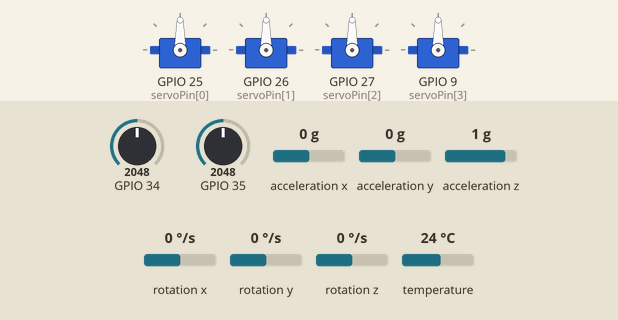
Simulated run of this sketch. Board: ESP32. Shown: 4 × servo. Inputs (shaded band) come from the test bench; at power-on: GPIO 35 = 2048, GPIO 34 = 2048, acceleration x 0 g, acceleration y 0 g, acceleration z 1 g, rotation x 0 °/s, rotation y 0 °/s, rotation z 0 °/s, temperature 24 °C. What the sketch prints to the serial monitor is not drawn.

Above: at 8.6 s.
8.7 s: GPIO 35 set to 2866
At 9.9 s:
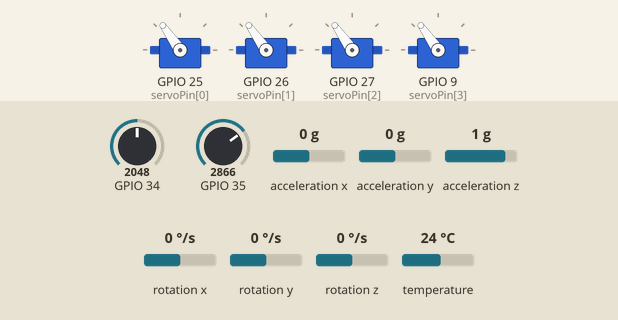
10.2 s: GPIO 35 set to 3972
At 11.1 s:
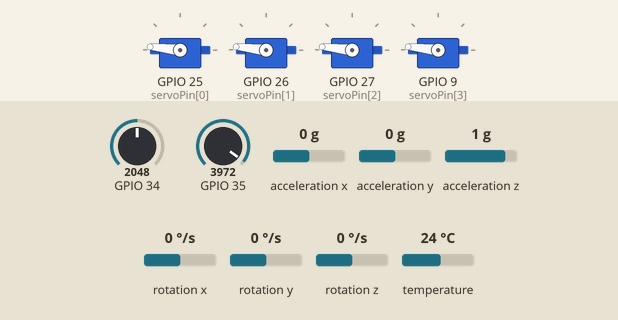
11.7 s: GPIO 35 set to 1228
At 12.2 s:
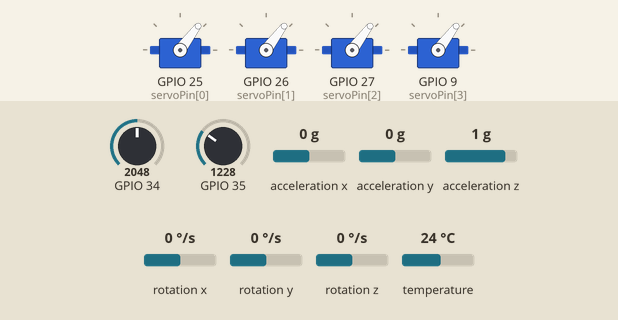
13.2 s: GPIO 35 set to 122
At 14.4 s:
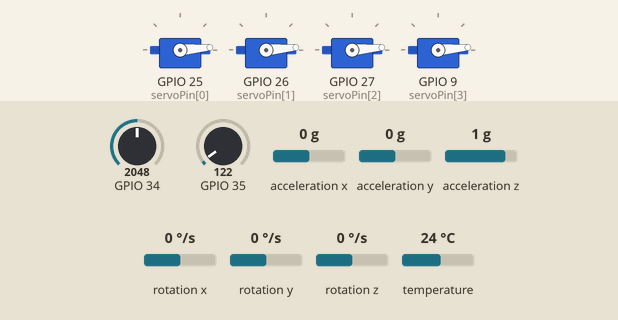
Timing chart, 0 to 15.7 s (numbered marks = the images above; inputs shaded):
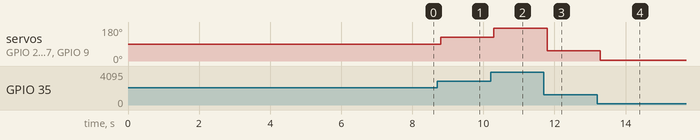

The sketch:

Simple_Single_Motor_PID.ino
```cpp
#include <ESP32Servo.h>
#include <Adafruit_MPU6050.h>
#include <Adafruit_Sensor.h>
#include <Wire.h>

// General

int startingDelay = 3000; // Time before loop starts

// Ali Servo

int servoPin[4] = {25,26,27,9};  // ESP32 pins to be used for the motors
Servo servoMotor[4];             // Starting from top left motor, clockwise, create the motor objects

int percentVoltage = 0; // Initialisation of %voltage given to the motors

// GY-521 Gyroscope

Adafruit_MPU6050 mpu; // Create the gyroscope object

float tempGyro;

float rateCalibrationX; //
float rateCalibrationY; // Used to initialise the gyroscope
float rateCalibrationZ; //

int rateCalibrationMax = 2000; // How many measurements will be used to initialise the gyroscope

float calibrationX = -0.05; //
float calibrationY = 0.01;  // Fixed values expressing the sensor's slant // TBD Change them when fitting the sensor in new chassis
float calibrationZ = -0.01; //

float accelerationX; //
float accelerationY; // Acceleration per axis
float accelerationZ; //

float gyroX; //
float gyroY; // Speed per axis
float gyroZ; //

void setup() {
  Serial.begin(115200);

  for (int i=0; i<4; i++) {
    servoMotor[i].attach(servoPin[i],1000,2000);     // Attaches the servos on each ESP32 pin
    servoMotor[i].write(90); // 0 - 180 -> 0% - 100% // Provides a "neutral" pulse. The ESC won't start without this.
  }

  initialiseGyro();

  delay(startingDelay);
  //Serial.print("Time ");
  //Serial.print("Gradient ");
  //Serial.print("%Voltage ");
  //Serial.println();
}

void loop() {
  getGyro();

  Serial.print("Temperature:");
  Serial.print(tempGyro);
  Serial.print("\tx-acceleration:");
  Serial.print(accelerationX);
  Serial.print("\ty-acceleration:");
  Serial.print(accelerationY);
  Serial.print("\tz-acceleration:");
  Serial.print(accelerationZ);
  Serial.print("\tx-gyro:");
  Serial.print(gyroX);
  Serial.print("\ty-gyro:");
  Serial.print(gyroY);
  Serial.print("\tz-gyro:");
  Serial.println(gyroZ);

  manualControl();
  delay(100);
}

void initialiseGyro() {
  if (!mpu.begin()) {
    Serial.println("Failed to find MPU6050 chip");
  }

  mpu.setAccelerometerRange(MPU6050_RANGE_16_G);
  mpu.setGyroRange(MPU6050_RANGE_250_DEG);
  mpu.setFilterBandwidth(MPU6050_BAND_21_HZ);

  for ( int rateCalibrationAmount = 0; rateCalibrationAmount<rateCalibrationMax; rateCalibrationAmount++) {
    sensors_event_t a, g, temp;
    mpu.getEvent(&a, &g, &temp);
    rateCalibrationX += a.acceleration.x;
    rateCalibrationY += a.acceleration.y;
    rateCalibrationZ += a.acceleration.z;
  }

  rateCalibrationX /= rateCalibrationMax;
  rateCalibrationY /= rateCalibrationMax;
  rateCalibrationZ /= rateCalibrationMax;
}

void getGyro() {
  sensors_event_t a, g, temp;
  mpu.getEvent(&a, &g, &temp);

  tempGyro = temp.temperature;

  accelerationX = a.acceleration.x-rateCalibrationX;
  accelerationY = a.acceleration.y-rateCalibrationY;
  accelerationZ = a.acceleration.z-rateCalibrationZ;

  gyroX = g.gyro.x-calibrationX;
  gyroY = g.gyro.y-calibrationY;
  gyroZ = g.gyro.z-calibrationZ;
}

void manualControl() {
  int analogValueGradient = analogRead(34);
  int analogValueVoltage = analogRead(35);
  int currentTime = millis()-startingDelay;

  int percentVoltage = map (analogValueVoltage, 0, 4095, 0, 100); //Maps the signal pulse to a percentage
  int degreeVoltage = map (analogValueVoltage, 0, 4095, 0, 180);  //Maps the signal pulse to degrees

  //Serial.print(currentTime);
  //Serial.print(",");
  //Serial.print(analogValueGradient);
  //Serial.print(",");
  //Serial.print(percentVoltage);
  //Serial.println();

  for (int i=0; i<4; i++) {
    servoMotor[i].write(degreeVoltage);
  }
}
```

Measured:
- after the input at 8.7 s, servo on GPIO 25 (servoPin[0]), servo on GPIO 26 (servoPin[1]), servo on GPIO 27 (servoPin[2]), servo on GPIO 9 (servoPin[3]): 90° → 125° after 0.10 s
- after the input at 10.2 s, servo on GPIO 25 (servoPin[0]), servo on GPIO 26 (servoPin[1]), servo on GPIO 27 (servoPin[2]), servo on GPIO 9 (servoPin[3]): 125° → 174° after 0.09 s
- after the input at 11.7 s, servo on GPIO 25 (servoPin[0]), servo on GPIO 26 (servoPin[1]), servo on GPIO 27 (servoPin[2]), servo on GPIO 9 (servoPin[3]): 174° → 53° after 0.09 s
- after the input at 13.2 s, servo on GPIO 25 (servoPin[0]), servo on GPIO 26 (servoPin[1]), servo on GPIO 27 (servoPin[2]), servo on GPIO 9 (servoPin[3]): 53° → 5° after 0.09 s
